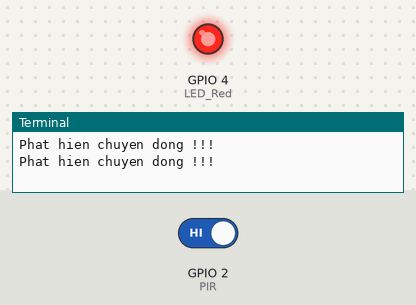
This program was run on a simulated Raspberry Pi (BCM pin numbers). Shown: output pins drawn as LEDs (lit = HIGH), the last lines printed to the terminal. Dashed ring = blinking. The inputs (shaded band) are chosen by the test bench; at power-on: GPIO 2 (PIR) HIGH.

Above: at 1.2 s.
1.3 s: GPIO 2 (PIR) driven LOW
At 2.9 s:
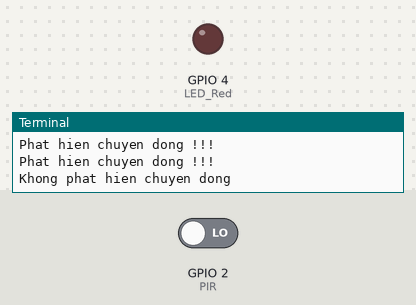
3.5 s: GPIO 2 (PIR) driven HIGH
At 5.4 s:
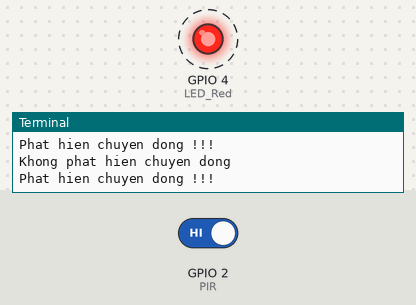
Timing chart, 0 to 13.6 s (numbered marks = the images above; inputs shaded):
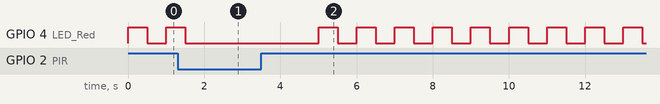

Measured:
- after the input at 1.3 s, GPIO 4 (LED_Red): goes on until 1.5 s, then stays LOW
- after the input at 3.5 s, GPIO 4 (LED_Red): alternates HIGH for 0.50 s and LOW for 0.50 s, starting after 1.5 s

The program:

pir.py
```python
import RPi.GPIO as GPIO
import time

PIR = 2
LED_Red = 4
#LED_Green = 3
#buzzer = 26

GPIO.setmode(GPIO.BCM)
GPIO.setup(PIR,GPIO.IN)
#GPIO.setup(LED_Green, GPIO.OUT)
GPIO.setup(LED_Red, GPIO.OUT)
#GPIO.setup(buzzer,GPIO.OUT)

#GPIO.output(LED_Green, GPIO.LOW)
GPIO.setup(LED_Red, GPIO.OUT)
#GPIO.output(buzzer,GPIO.LOW)

try:
    while True:
        i=GPIO.input(PIR)    # doc gia tri tu PIR
        if i == 0:
            print("Khong phat hien chuyen dong")
            #GPIO.output(LED_Green, GPIO.HIGH)
            GPIO.output(LED_Red, GPIO.LOW)
            time.sleep(3)

        elif i == 1:
            print("Phat hien chuyen dong !!!")
            GPIO.output(LED_Red, GPIO.HIGH)
            time.sleep(0.5)
            GPIO.output(LED_Red, GPIO.LOW)
            time.sleep(0.5)
            #GPIO.output(LED_Green, GPIO.LOW)
            #GPIO.output(buzzer, GPIO.HIGH)
            #time.sleep(3)

except KeyboardInterrupt:   #Ctrl+C se exit chuong trinh
    print("Quit")
    GPIO.cleanup()
```
